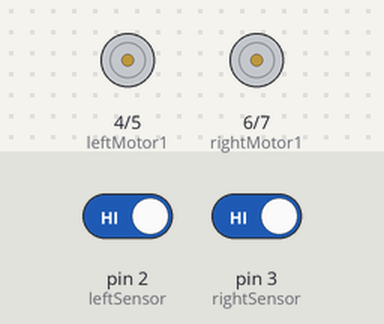
Recording of a sketch running on a simulated Arduino Uno, built with avr-gcc and run on an emulated ATmega328P. On the bench: motor-driver pin pairs drawn as motors (green arrow = first pin HIGH = forward, orange = second pin HIGH = backward, longer = more drive). The test bench sets the inputs (shaded band); at power-on: pin 2 (leftSensor) HIGH, pin 3 (rightSensor) HIGH.

Above: at 1.2 s.
1.3 s: pin 2 (leftSensor) driven LOW
At 2.4 s:
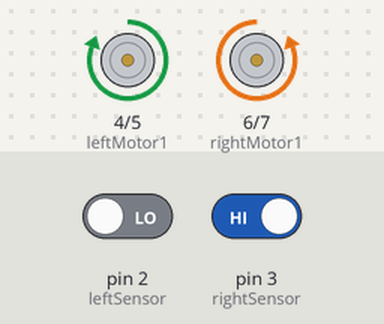
2.8 s: pin 3 (rightSensor) driven LOW
At 3.6 s:
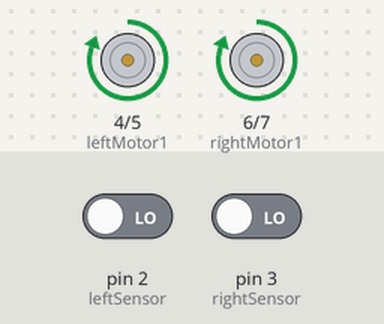
4.3 s: pin 2 (leftSensor) driven HIGH
At 4.7 s:
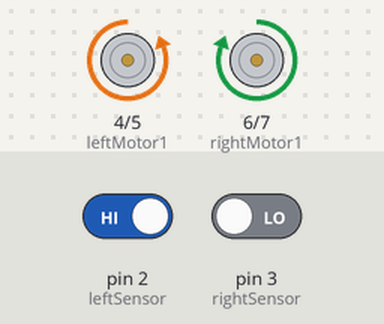
5.8 s: pin 3 (rightSensor) driven HIGH
At 7.0 s:
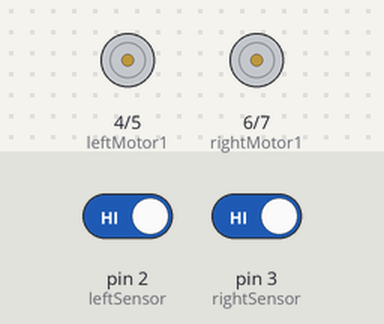
Timing chart, 0 to 8.3 s (numbered marks = the images above; inputs shaded):
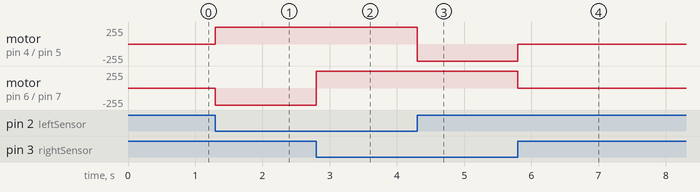

The sketch:

line_follower.ino
```cpp
// =======================================================
// Line Following Robot
// Microcontroller: Arduino Uno (ATmega328P)
// =======================================================

// Sensor Pins
const int leftSensor = 2;
const int rightSensor = 3;

// Motor Driver Pins (L293D)
const int leftMotor1  = 4;
const int leftMotor2  = 5;
const int rightMotor1 = 6;
const int rightMotor2 = 7;

void setup() {
  // Configure sensor pins
  pinMode(leftSensor, INPUT);
  pinMode(rightSensor, INPUT);

  // Configure motor control pins
  pinMode(leftMotor1, OUTPUT);
  pinMode(leftMotor2, OUTPUT);
  pinMode(rightMotor1, OUTPUT);
  pinMode(rightMotor2, OUTPUT);
}

void loop() {

  int leftValue  = digitalRead(leftSensor);
  int rightValue = digitalRead(rightSensor);

  // Both sensors detect line
  if (leftValue == LOW && rightValue == LOW) {
    moveForward();
  }

  // Left sensor off line
  else if (leftValue == HIGH && rightValue == LOW) {
    turnLeft();
  }

  // Right sensor off line
  else if (leftValue == LOW && rightValue == HIGH) {
    turnRight();
  }

  // Both sensors off line
  else {
    stopMotors();
  }
}

// ================= Motor Functions ====================

void moveForward() {
  digitalWrite(leftMotor1, HIGH);
  digitalWrite(leftMotor2, LOW);
  digitalWrite(rightMotor1, HIGH);
  digitalWrite(rightMotor2, LOW);
}

void turnLeft() {
  digitalWrite(leftMotor1, LOW);
  digitalWrite(leftMotor2, HIGH);
  digitalWrite(rightMotor1, HIGH);
  digitalWrite(rightMotor2, LOW);
}

void turnRight() {
  digitalWrite(leftMotor1, HIGH);
  digitalWrite(leftMotor2, LOW);
  digitalWrite(rightMotor1, LOW);
  digitalWrite(rightMotor2, HIGH);
}

void stopMotors() {
  digitalWrite(leftMotor1, LOW);
  digitalWrite(leftMotor2, LOW);
  digitalWrite(rightMotor1, LOW);
  digitalWrite(rightMotor2, LOW);
}
```

Measured:
- after the input at 1.3 s, motor on pin 4 (leftMotor1) / pin 5 (leftMotor2): stopped → forward 255/255 at once; motor on pin 6 (rightMotor1) / pin 7 (rightMotor2): stopped → backward 255/255 at once
- after the input at 2.8 s, motor on pin 6 (rightMotor1) / pin 7 (rightMotor2): backward 255/255 → forward 255/255 at once
- after the input at 4.3 s, motor on pin 4 (leftMotor1) / pin 5 (leftMotor2): forward 255/255 → backward 255/255 at once
- after the input at 5.8 s, motor on pin 4 (leftMotor1) / pin 5 (leftMotor2): backward 255/255 → stopped at once; motor on pin 6 (rightMotor1) / pin 7 (rightMotor2): forward 255/255 → stopped at once
